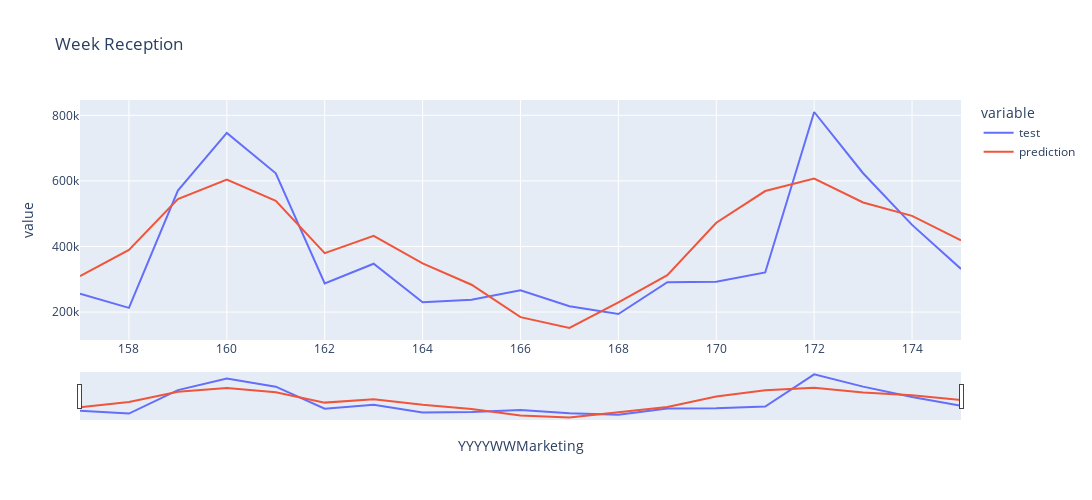

The notebook cell this image was saved under:
### Code cell
datos_plot=pd.DataFrame({"test":datos_test["Reception Flower Stems"],"prediction":prediction_LGBM["pred"],})
datos_plot.index.name="YYYYWWMarketing"

fig=px.line(
    data_frame=datos_plot.reset_index(),
    x="YYYYWWMarketing",
    y=datos_plot.columns,
    title="Week Reception",
    width=1200,
    height=500
)

fig.update_xaxes(rangeslider_visible=True)
fig.show()

### Figure 1 — Plotly figure (JSON) as saved in the notebook; plotly's stock layout.template omitted (floating-point values rounded to 4 significant figures)
{"data": [{"hovertemplate": "variable=test<br>YYYYWWMarketing=%{x}<br>value=%{y}<extra></extra>", "legendgroup": "test", "line": {"color": "#636efa", "dash": "solid"}, "marker": {"symbol": "circle"}, "mode": "lines", "name": "test", "orientation": "v", "showlegend": true, "type": "scatter", "x": [157, 158, 159, 160, 161, 162, 163, 164, 165, 166, 167, 168, 169, 170, 171, 172, 173, 174, 175], "xaxis": "x", "y": [256130, 212763, 570638, 746395, 623143, 287397, 347376, 229766, 237586, 266641, 217594, 193955, 291043, 292633, 320622, 810080, 623378, 465823, 331392], "yaxis": "y"}, {"hovertemplate": "variable=prediction<br>YYYYWWMarketing=%{x}<br>value=%{y}<extra></extra>", "legendgroup": "prediction", "line": {"color": "#EF553B", "dash": "solid"}, "marker": {"symbol": "circle"}, "mode": "lines", "name": "prediction", "orientation": "v", "showlegend": true, "type": "scatter", "x": [157, 158, 159, 160, 161, 162, 163, 164, 165, 166, 167, 168, 169, 170, 171, 172, 173, 174, 175], "xaxis": "x", "y": [309700.0, 389700.0, 544800.0, 603600.0, 538900.0, 379800.0, 432500.0, 348400.0, 283300.0, 184500.0, 151400.0, 229500.0, 312400.0, 472400.0, 569000.0, 606900.0, 534300.0, 493200.0, 418900.0], "yaxis": "y"}], "layout": {"height": 500, "legend": {"title": {"text": "variable"}, "tracegroupgap": 0}, "title": {"text": "Week Reception"}, "width": 1200, "xaxis": {"anchor": "y", "domain": [0, 1], "rangeslider": {"visible": true}, "title": {"text": "YYYYWWMarketing"}}, "yaxis": {"anchor": "x", "domain": [0, 1], "title": {"text": "value"}}}}
